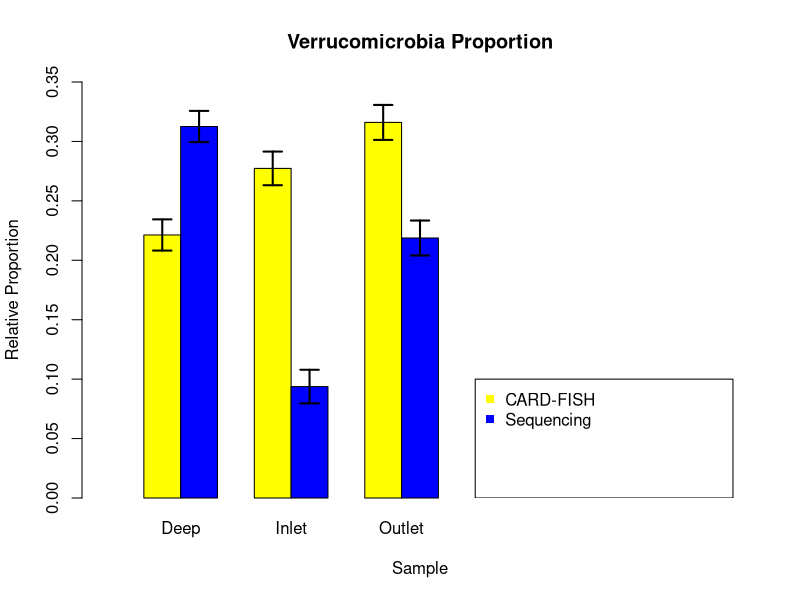

This figure's R source:
## ---- chunk 1
#Create matrix of initial counts and area
#Also calculate sum of columns
Mus.In.Hypo.Eub.matrix <- matrix(nrow=3, ncol=3)
colnames(Mus.In.Hypo.Eub.matrix) <- c("DAPI","GFP", "Area um2")
Mus.In.Hypo.Eub.matrix[,1] <- c(539, 370, 288)
Mus.In.Hypo.Eub.matrix[,2] <- c(446, 267, 212)
Mus.In.Hypo.Eub.matrix[,3] <- c(4359.63, 2890.21, 1895.51)
MIHE.DAPI <- sum(Mus.In.Hypo.Eub.matrix[,1])
MIHE.GFP <- sum(Mus.In.Hypo.Eub.matrix[,2])
MIHE.Area <- sum(Mus.In.Hypo.Eub.matrix[,3])

Mus.Out.Hypo.Eub.matrix <- matrix(nrow=6, ncol=3)
colnames(Mus.Out.Hypo.Eub.matrix) <- c("DAPI","GFP","Area um2")
Mus.Out.Hypo.Eub.matrix[,1] <- c(107,200,160,182,264,159)
Mus.Out.Hypo.Eub.matrix[,2] <- c(70,123,86,100,169,105)
Mus.Out.Hypo.Eub.matrix[,3] <- c(3183.64,3971.45,3168.87,3980.98,4345.72,3283.65)
MOHE.DAPI <- sum(Mus.Out.Hypo.Eub.matrix[,1])
MOHE.GFP <- sum(Mus.Out.Hypo.Eub.matrix[,2])
MOHE.Area <- sum(Mus.Out.Hypo.Eub.matrix[,3])

Mus.Dep.Hypo.Eub.matrix <- matrix(nrow=4, ncol=3)
colnames(Mus.Dep.Hypo.Eub.matrix) <- c("DAPI","GFP", "Area um2")
Mus.Dep.Hypo.Eub.matrix[,1] <- c(266,316,220,280)
Mus.Dep.Hypo.Eub.matrix[,2] <- c(128,132,137,148)
Mus.Dep.Hypo.Eub.matrix[,3] <- c(3160.2,3466.53,3162.79,3485.15)
MDHE.DAPI <- sum(Mus.Dep.Hypo.Eub.matrix[,1])
MDHE.GFP <- sum(Mus.Dep.Hypo.Eub.matrix[,2])
MDHE.Area <- sum(Mus.Dep.Hypo.Eub.matrix[,3])

Mus.In.Hypo.Ver.matrix <- matrix(nrow=3, ncol=3)
colnames(Mus.In.Hypo.Ver.matrix) <- c("DAPI","GFP", "Area um2")
Mus.In.Hypo.Ver.matrix[,1] <- c(490,396,626)
Mus.In.Hypo.Ver.matrix[,2] <- c(107,80,137)
Mus.In.Hypo.Ver.matrix[,3] <- c(3476.03,3142.46,3939.4)
MIHV.DAPI <- sum(Mus.In.Hypo.Ver.matrix[,1])
MIHV.GFP <- sum(Mus.In.Hypo.Ver.matrix[,2])
MIHV.Area <- sum(Mus.In.Hypo.Ver.matrix[,3])

Mus.Out.Hypo.Ver.matrix <- matrix(nrow=6, ncol=3)
colnames(Mus.Out.Hypo.Ver.matrix) <- c("DAPI","GFP", "Area um2")
Mus.Out.Hypo.Ver.matrix[,1] <- c(145,150,120,226,244,180)
Mus.Out.Hypo.Ver.matrix[,2] <- c(30,21,22,34,51,47)
Mus.Out.Hypo.Ver.matrix[,3] <- c(4328.38,4316.28,4409.73,3971.45,4328.39,4321.46)
MOHV.DAPI <- sum(Mus.Out.Hypo.Ver.matrix[,1])
MOHV.GFP <- sum(Mus.Out.Hypo.Ver.matrix[,2])
MOHV.Area <- sum(Mus.Out.Hypo.Ver.matrix[,3])

Mus.Dep.Hypo.Ver.matrix <- matrix(nrow=5, ncol=3)
colnames(Mus.Dep.Hypo.Ver.matrix) <- c("DAPI","GFP","Area um2")
Mus.Dep.Hypo.Ver.matrix[,1] <- c(264,144,244,304,282)
Mus.Dep.Hypo.Ver.matrix[,2] <- c(29,15,26,41,27)
Mus.Dep.Hypo.Ver.matrix[,3] <- c(2836.98,3787.51,4356.16,4314.53,3611.04)
MDHV.DAPI <- sum(Mus.Dep.Hypo.Ver.matrix[,1])
MDHV.GFP <- sum(Mus.Dep.Hypo.Ver.matrix[,2])
MDHV.Area <- sum(Mus.Dep.Hypo.Ver.matrix[,3])

#Create table to display total counts
TEub.matrix <- matrix(nrow=2,ncol=3)
colnames(TEub.matrix) <- c("Deep","Inlet","Outlet")
rownames(TEub.matrix) <- c("Cells","Bacteria")
TEub.matrix[1,] <- c(MDHE.DAPI, MIHE.DAPI,MOHE.DAPI)
TEub.matrix[2,] <- c(MDHE.GFP, MIHE.GFP,MOHE.GFP)

TVer.matrix <- matrix(nrow=2,ncol=3)
colnames(TVer.matrix) <- c("Deep","Inlet","Outlet")
rownames(TVer.matrix) <- c("Cells","Verrucomicrobia")
TVer.matrix[1,] <- c(MDHV.DAPI, MIHV.DAPI,MOHV.DAPI)
TVer.matrix[2,] <- c(MDHV.GFP, MIHV.GFP,MOHV.GFP)

TEub.matrix

TVer.matrix
## ---- chunk 2
#Convert area from um2 to mm2
MDHE.Area <- MDHE.Area/10^6
MDHV.Area <- MDHV.Area/10^6
MIHE.Area <- MIHE.Area/10^6
MIHV.Area <- MIHV.Area/10^6
MOHE.Area <- MOHE.Area/10^6
MOHV.Area <- MOHV.Area/10^6

#Calculate total filtered area
MDHE.TArea <- 250/MDHE.Area
MDHV.TArea <- 250/MDHV.Area
MIHE.TArea <- 250/MIHE.Area
MIHV.TArea <- 250/MIHV.Area
MOHE.TArea <- 250/MOHE.Area
MOHV.TArea <- 250/MOHV.Area

#Create function to calculate cells/mL
cell.mL <- function(Area,Count){
  cell.filt <- Area * Count
  cells.mL <- cell.filt / 10
  return(cells.mL)
}

#Calculate cells/mL
MDHE.Cell.mL <- cell.mL(MDHE.TArea,MDHE.DAPI)
MDHE.Bac.mL <- cell.mL (MDHE.TArea, MDHE.GFP)
MDHV.Cell.mL <- cell.mL(MDHV.TArea, MDHV.DAPI)
MDHV.Ver.mL <- cell.mL(MDHV.TArea, MDHV.GFP)
MOHE.Cell.mL <- cell.mL (MOHE.TArea, MOHE.DAPI)
MOHE.Bac.mL <- cell.mL(MOHE.TArea, MOHE.GFP)
MOHV.Cell.mL <- cell.mL(MOHV.TArea,MOHV.DAPI)
MOHV.Ver.mL <- cell.mL(MOHV.TArea,MOHV.GFP)
MIHE.Cell.mL <- cell.mL(MIHE.TArea,MIHE.DAPI)
MIHE.Bac.mL <- cell.mL(MIHE.TArea,MIHE.GFP)
MIHV.Cell.mL <- cell.mL(MIHV.TArea,MIHV.DAPI)
MIHV.Ver.mL <- cell.mL(MIHV.TArea,MIHV.GFP)

#Create table to display cells/mL
Eub.matrix <- matrix(nrow=2,ncol=3)
colnames(Eub.matrix) <- c("Deep", "Inlet", "Outlet")
rownames(Eub.matrix) <- c("Cells/mL","Bacteria/mL")
Eub.matrix[1,] <- c(MDHE.Cell.mL,MIHE.Cell.mL,MOHE.Cell.mL)
Eub.matrix[2,] <- c(MDHE.Bac.mL,MIHE.Bac.mL,MOHE.Bac.mL)

Ver.matrix <- matrix(nrow=2,ncol=3)
colnames(Ver.matrix) <- c("Deep", "Inlet", "Outlet")
rownames(Ver.matrix) <- c("Cells/mL","Verrucomicrobia/mL")
Ver.matrix[1,] <- c(MDHV.Cell.mL,MIHV.Cell.mL,MOHV.Cell.mL)
Ver.matrix[2,] <- c(MDHV.Ver.mL,MIHV.Ver.mL,MOHV.Ver.mL)

Eub.matrix

Ver.matrix
## ---- chunk 3
#Calculate proporations
DBac.cell <- MDHE.Bac.mL/MDHE.Cell.mL
IBac.cell <- MIHE.Bac.mL/MIHE.Cell.mL
OBac.cell <- MOHE.Bac.mL/MOHE.Cell.mL
DVer.cell <- MDHV.Ver.mL/MDHV.Cell.mL
IVer.cell <- MIHV.Ver.mL/MIHV.Cell.mL
OVer.cell <- MOHV.Ver.mL/MOHV.Cell.mL
DVer.Bac <- MDHV.Ver.mL/MDHE.Bac.mL
IVer.Bac <- MIHV.Ver.mL/MIHE.Bac.mL
OVer.Bac <- MOHV.Ver.mL/MOHE.Bac.mL

#Create proportion table
Prop.matrix <- matrix(nrow=3,ncol=3)
colnames(Prop.matrix)<-c("Deep","Inlet","Outlet")
rownames(Prop.matrix)<-c("Bacteria/Cells","Verruco/Cells","Verruco/Bacteria")
Prop.matrix[1,]<-c(DBac.cell,IBac.cell,OBac.cell)
Prop.matrix[2,]<-c(DVer.cell,IVer.cell,OVer.cell)
Prop.matrix[3,]<-c(DVer.Bac,IVer.Bac,OVer.Bac)

Prop.matrix
## ---- chunk 4
#Calculate relative proportions
DRVer <- DVer.cell/DBac.cell
IRVer <- IVer.cell/IBac.cell
ORVer <- OVer.cell/OBac.cell

#Create relative proportion table
RelProp.matrix <- matrix(nrow=1,ncol=3)
colnames(RelProp.matrix) <- c("Deep","Inlet","Outlet")
rownames(RelProp.matrix) <- c("Verruco/Bacteria")
RelProp.matrix[1,] <- c(DRVer,IRVer,ORVer)

RelProp.matrix
## ---- chunk 5
#Make matrix
Abs.Rel <- matrix(nrow=2,ncol=3)
Abs.Rel[1,] <- Prop.matrix[3,]
Abs.Rel[2,] <- RelProp.matrix

#Transpose matrix; flip dimensions
Abs.Rel <- t(Abs.Rel)

prop.test(Abs.Rel)
## ---- chunk 6
#Make sequencing proportion table
Tag.matrix <- matrix(nrow=1, ncol=3)
colnames(Tag.matrix) <- c("Deep", "Inlet", "Outlet")
Tag.matrix[1,] <- c(0.31256, 0.09375,0.21875)

#Create table for comparison of seq and rel CARD-FISH
Tag.compare <- matrix(nrow=3, ncol=2)
Tag.compare[,1] <- Abs.Rel[,2]
Tag.compare[,2] <- c(0.31256, 0.09375,0.21875)

prop.test(Tag.compare)
## ---- chunk 7
#Function to calculate standard deviation
sd <- function(p,n){
  a <- 1-p
  b <- p*a
  c <- b/n
  d <- sqrt(c)
  return(d)
}

#Calculate sd
FISH.Dep.sd <- sd(Abs.Rel[1,2], 1000)
FISH.In.sd <- sd(Abs.Rel[2,2], 1000)
FISH.Out.sd <- sd(Abs.Rel[3,2], 1000)
Tag.Dep.sd <- sd(Tag.compare[1,1], 1000)
Tag.In.sd <- sd(Tag.compare[2,1], 1000)
Tag.Out.sd <- sd(Tag.compare[3,1],1000)

#Prep matrix for bar plot
Tag.compare <- t(Tag.compare)

#Create bar plot
barplot(Tag.compare, width=1, names.arg=c("Deep", "Inlet", "Outlet"),beside=TRUE, horiz=FALSE, col=c("Yellow","Blue"),main="Verrucomicrobia Proportion", xlab="Sample", ylab="Relative Proportion", xlim=c(0,17),ylim=c(0,0.35), axisnames=TRUE)

#Add legend
legend(x=c(10,17), y=c(0,0.1), legend=c("CARD-FISH","Sequencing"), col=c("yellow","blue"), pch=15)

#Add std error bars
#Vertical
segments(1.5,Tag.compare[1,1]-FISH.Dep.sd,1.5,Tag.compare[1,1]+FISH.Dep.sd,lwd=2)
#Bottom horizontal
segments(1.25,Tag.compare[1,1]-FISH.Dep.sd, 1.75, Tag.compare[1,1]-FISH.Dep.sd,lwd=2)
#Top horizontal
segments(1.25,Tag.compare[1,1]+FISH.Dep.sd, 1.75, Tag.compare[1,1]+FISH.Dep.sd,lwd=2)

segments(2.5,Tag.compare[2,1]-Tag.Dep.sd,2.5,Tag.compare[2,1]+Tag.Dep.sd,lwd=2)
segments(2.25,Tag.compare[2,1]-Tag.Dep.sd, 2.75, Tag.compare[2,1]-Tag.Dep.sd,lwd=2)
segments(2.25,Tag.compare[2,1]+Tag.Dep.sd, 2.75, Tag.compare[2,1]+Tag.Dep.sd,lwd=2)

segments(4.5,Tag.compare[1,2]-FISH.In.sd,4.5,Tag.compare[1,2]+FISH.In.sd,lwd=2)
segments(4.25,Tag.compare[1,2]-FISH.In.sd,4.75,Tag.compare[1,2]-FISH.In.sd,lwd=2)
segments(4.25,Tag.compare[1,2]+FISH.In.sd,4.75,Tag.compare[1,2]+FISH.In.sd,lwd=2)

segments(5.5,Tag.compare[2,2]-Tag.In.sd,5.5,Tag.compare[2,2]+Tag.In.sd,lwd=2)
segments(5.25,Tag.compare[2,2]-Tag.In.sd,5.75,Tag.compare[2,2]-Tag.In.sd,lwd=2)
segments(5.25,Tag.compare[2,2]+Tag.In.sd,5.75,Tag.compare[2,2]+Tag.In.sd,lwd=2)

segments(7.5,Tag.compare[1,3]-FISH.Out.sd,7.5,Tag.compare[1,3]+FISH.Out.sd,lwd=2)
segments(7.25,Tag.compare[1,3]-FISH.Out.sd,7.75,Tag.compare[1,3]-FISH.Out.sd,lwd=2)
segments(7.25,Tag.compare[1,3]+FISH.Out.sd,7.75,Tag.compare[1,3]+FISH.Out.sd,lwd=2)

segments(8.5,Tag.compare[2,3]-Tag.Out.sd,8.5,Tag.compare[2,3]+Tag.Out.sd,lwd=2)
segments(8.25,Tag.compare[2,3]-Tag.Out.sd,8.75,Tag.compare[2,3]-Tag.Out.sd,lwd=2)
segments(8.25,Tag.compare[2,3]+Tag.Out.sd,8.75,Tag.compare[2,3]+Tag.Out.sd,lwd=2)
